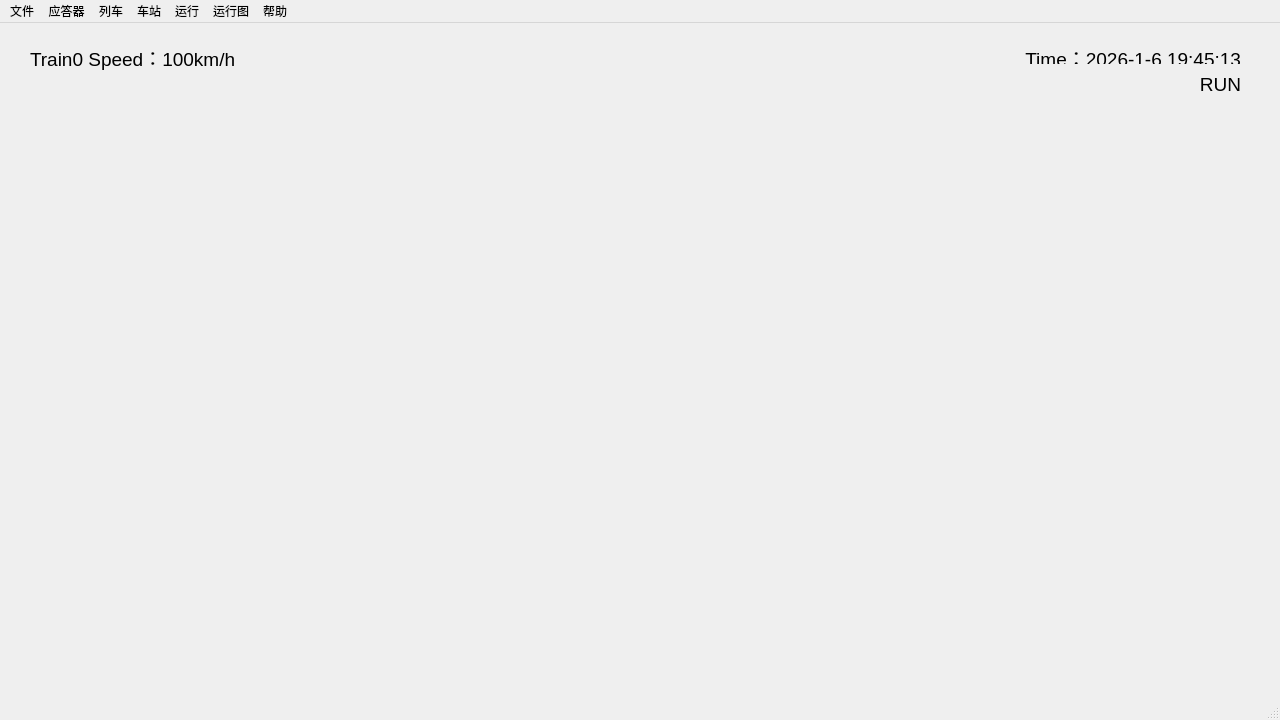
<?xml version="1.0" encoding="UTF-8"?>
<ui version="4.0">
 <class>MainWindow</class>
 <widget class="QMainWindow" name="MainWindow">
  <property name="geometry">
   <rect>
    <x>0</x>
    <y>0</y>
    <width>1280</width>
    <height>720</height>
   </rect>
  </property>
  <property name="minimumSize">
   <size>
    <width>1280</width>
    <height>720</height>
   </size>
  </property>
  <property name="maximumSize">
   <size>
    <width>1280</width>
    <height>720</height>
   </size>
  </property>
  <property name="windowTitle">
   <string>应答器车底传输仿真</string>
  </property>
  <property name="windowIcon">
   <iconset theme="QIcon::ThemeIcon::Computer"/>
  </property>
  <widget class="QWidget" name="centralwidget">
   <property name="font">
    <font>
     <kerning>true</kerning>
    </font>
   </property>
   <property name="autoFillBackground">
    <bool>false</bool>
   </property>
   <widget class="QWidget" name="run_widget" native="true">
    <property name="geometry">
     <rect>
      <x>10</x>
      <y>10</y>
      <width>1261</width>
      <height>651</height>
     </rect>
    </property>
    <property name="font">
     <font>
      <kerning>true</kerning>
     </font>
    </property>
    <property name="autoFillBackground">
     <bool>false</bool>
    </property>
   </widget>
   <widget class="QLabel" name="label_trains_speed">
    <property name="geometry">
     <rect>
      <x>30</x>
      <y>20</y>
      <width>461</width>
      <height>131</height>
     </rect>
    </property>
    <property name="font">
     <font>
      <pointsize>14</pointsize>
      <kerning>true</kerning>
     </font>
    </property>
    <property name="text">
     <string>Train0 Speed：100km/h</string>
    </property>
    <property name="alignment">
     <set>Qt::AlignmentFlag::AlignLeading|Qt::AlignmentFlag::AlignLeft|Qt::AlignmentFlag::AlignTop</set>
    </property>
   </widget>
   <widget class="QLabel" name="statuslabel">
    <property name="geometry">
     <rect>
      <x>780</x>
      <y>50</y>
      <width>461</width>
      <height>21</height>
     </rect>
    </property>
    <property name="font">
     <font>
      <pointsize>14</pointsize>
      <kerning>true</kerning>
     </font>
    </property>
    <property name="text">
     <string>RUN</string>
    </property>
    <property name="alignment">
     <set>Qt::AlignmentFlag::AlignRight|Qt::AlignmentFlag::AlignTop|Qt::AlignmentFlag::AlignTrailing</set>
    </property>
   </widget>
   <widget class="QLabel" name="timelabel">
    <property name="geometry">
     <rect>
      <x>780</x>
      <y>20</y>
      <width>461</width>
      <height>21</height>
     </rect>
    </property>
    <property name="font">
     <font>
      <pointsize>14</pointsize>
      <kerning>true</kerning>
     </font>
    </property>
    <property name="text">
     <string>Time：2026-1-6 19:45:13</string>
    </property>
    <property name="alignment">
     <set>Qt::AlignmentFlag::AlignRight|Qt::AlignmentFlag::AlignTop|Qt::AlignmentFlag::AlignTrailing</set>
    </property>
   </widget>
  </widget>
  <widget class="QMenuBar" name="menubar">
   <property name="geometry">
    <rect>
     <x>0</x>
     <y>0</y>
     <width>1280</width>
     <height>33</height>
    </rect>
   </property>
   <widget class="QMenu" name="menu_file">
    <property name="title">
     <string>文件</string>
    </property>
    <addaction name="action_log_save"/>
    <addaction name="action_config_save"/>
   </widget>
   <widget class="QMenu" name="menu_balise">
    <property name="title">
     <string>应答器</string>
    </property>
    <widget class="QMenu" name="menu_balise_list">
     <property name="title">
      <string>列表</string>
     </property>
     <widget class="QMenu" name="menubalise0">
      <property name="title">
       <string>balise0</string>
      </property>
      <addaction name="actionbalise0_config"/>
      <addaction name="actionbalise0_del"/>
      <addaction name="actionbalise0_local"/>
     </widget>
     <widget class="QMenu" name="menubalise1">
      <property name="title">
       <string>balise1</string>
      </property>
      <addaction name="actionbalise1_config"/>
      <addaction name="actionbalise1_del"/>
      <addaction name="actionbalise1_local"/>
     </widget>
     <addaction name="menubalise0"/>
     <addaction name="menubalise1"/>
    </widget>
    <addaction name="menu_balise_list"/>
    <addaction name="action_balise_create"/>
   </widget>
   <widget class="QMenu" name="menu_train">
    <property name="title">
     <string>列车</string>
    </property>
    <widget class="QMenu" name="menu_train_list">
     <property name="title">
      <string>列表</string>
     </property>
     <widget class="QMenu" name="menutrain0">
      <property name="title">
       <string>CR400AF</string>
      </property>
      <addaction name="actiontrain0_config"/>
      <addaction name="actiontrain0_del"/>
     </widget>
     <addaction name="menutrain0"/>
    </widget>
    <addaction name="menu_train_list"/>
    <addaction name="action_train_create"/>
   </widget>
   <widget class="QMenu" name="menu_run">
    <property name="title">
     <string>运行</string>
    </property>
    <addaction name="action_run"/>
    <addaction name="action_stop"/>
    <addaction name="action_pause"/>
    <addaction name="separator"/>
    <addaction name="actionreload_size"/>
    <addaction name="actionzoom_in"/>
    <addaction name="actionzoom_out"/>
    <addaction name="actionfollow"/>
   </widget>
   <widget class="QMenu" name="menu_help">
    <property name="title">
     <string>帮助</string>
    </property>
    <addaction name="actionabout"/>
   </widget>
   <widget class="QMenu" name="menu_maps">
    <property name="title">
     <string>运行图</string>
    </property>
    <addaction name="actionline_maxlength"/>
    <addaction name="actionmap_draw"/>
    <addaction name="actionmap_view"/>
   </widget>
   <widget class="QMenu" name="menu_station">
    <property name="title">
     <string>车站</string>
    </property>
    <widget class="QMenu" name="menu_station_list">
     <property name="title">
      <string>列表</string>
     </property>
     <widget class="QMenu" name="menustation0">
      <property name="title">
       <string>上海南</string>
      </property>
      <addaction name="actionstation0_config"/>
      <addaction name="actionstation0_del"/>
     </widget>
     <widget class="QMenu" name="menustation1">
      <property name="title">
       <string>上海站</string>
      </property>
      <addaction name="actionstation1_config"/>
      <addaction name="actionstation1_del"/>
     </widget>
     <addaction name="menustation0"/>
     <addaction name="menustation1"/>
    </widget>
    <addaction name="menu_station_list"/>
    <addaction name="action_station_create"/>
   </widget>
   <addaction name="menu_file"/>
   <addaction name="menu_balise"/>
   <addaction name="menu_train"/>
   <addaction name="menu_station"/>
   <addaction name="menu_run"/>
   <addaction name="menu_maps"/>
   <addaction name="menu_help"/>
  </widget>
  <widget class="QStatusBar" name="statusbar"/>
  <action name="action_balise_create">
   <property name="text">
    <string>创建</string>
   </property>
   <property name="iconText">
    <string>创建</string>
   </property>
  </action>
  <action name="action_log_save">
   <property name="text">
    <string>日志保存</string>
   </property>
  </action>
  <action name="action_config_save">
   <property name="text">
    <string>配置保存</string>
   </property>
  </action>
  <action name="action_train_create">
   <property name="text">
    <string>创建</string>
   </property>
  </action>
  <action name="action_run">
   <property name="text">
    <string>开始</string>
   </property>
  </action>
  <action name="action_stop">
   <property name="text">
    <string>结束</string>
   </property>
  </action>
  <action name="action_pause">
   <property name="text">
    <string>暂停</string>
   </property>
  </action>
  <action name="action_station_create">
   <property name="text">
    <string>创建</string>
   </property>
  </action>
  <action name="actionbalise0_config">
   <property name="text">
    <string>配置</string>
   </property>
  </action>
  <action name="actionbalise0_del">
   <property name="text">
    <string>删除</string>
   </property>
  </action>
  <action name="actionbalise1_config">
   <property name="text">
    <string>配置</string>
   </property>
  </action>
  <action name="actionbalise1_del">
   <property name="text">
    <string>删除</string>
   </property>
  </action>
  <action name="actiontrain0_config">
   <property name="text">
    <string>配置</string>
   </property>
  </action>
  <action name="actiontrain0_del">
   <property name="text">
    <string>删除</string>
   </property>
  </action>
  <action name="actiontrain1_config">
   <property name="text">
    <string>train1_config</string>
   </property>
  </action>
  <action name="_2">
   <property name="text">
    <string>train1_config</string>
   </property>
  </action>
  <action name="actiontrain1_del">
   <property name="text">
    <string>train1_del</string>
   </property>
  </action>
  <action name="actiontrain1_config_2">
   <property name="text">
    <string>train1_config</string>
   </property>
  </action>
  <action name="actionstation0_config">
   <property name="text">
    <string>配置</string>
   </property>
  </action>
  <action name="actionstation1_config">
   <property name="text">
    <string>配置</string>
   </property>
  </action>
  <action name="actionstation1_del">
   <property name="text">
    <string>删除</string>
   </property>
  </action>
  <action name="actionstation0_del">
   <property name="text">
    <string>删除</string>
   </property>
  </action>
  <action name="actionline_maxlength">
   <property name="text">
    <string>线路配置</string>
   </property>
  </action>
  <action name="actionreload_size">
   <property name="text">
    <string>自适应窗口</string>
   </property>
  </action>
  <action name="actionzoom_in">
   <property name="text">
    <string>放大窗口</string>
   </property>
  </action>
  <action name="actionzoom_out">
   <property name="text">
    <string>缩小窗口</string>
   </property>
  </action>
  <action name="actionfollow">
   <property name="text">
    <string>视角跟踪</string>
   </property>
  </action>
  <action name="actionbalise0_local">
   <property name="text">
    <string>定位</string>
   </property>
  </action>
  <action name="actionbalise1_local">
   <property name="text">
    <string>定位</string>
   </property>
  </action>
  <action name="actionmap_draw">
   <property name="text">
    <string>运行表编辑</string>
   </property>
  </action>
  <action name="actionmap_view">
   <property name="text">
    <string>运行图预览</string>
   </property>
  </action>
  <action name="actionabout">
   <property name="text">
    <string>关于</string>
   </property>
  </action>
 </widget>
 <resources/>
 <connections/>
</ui>
